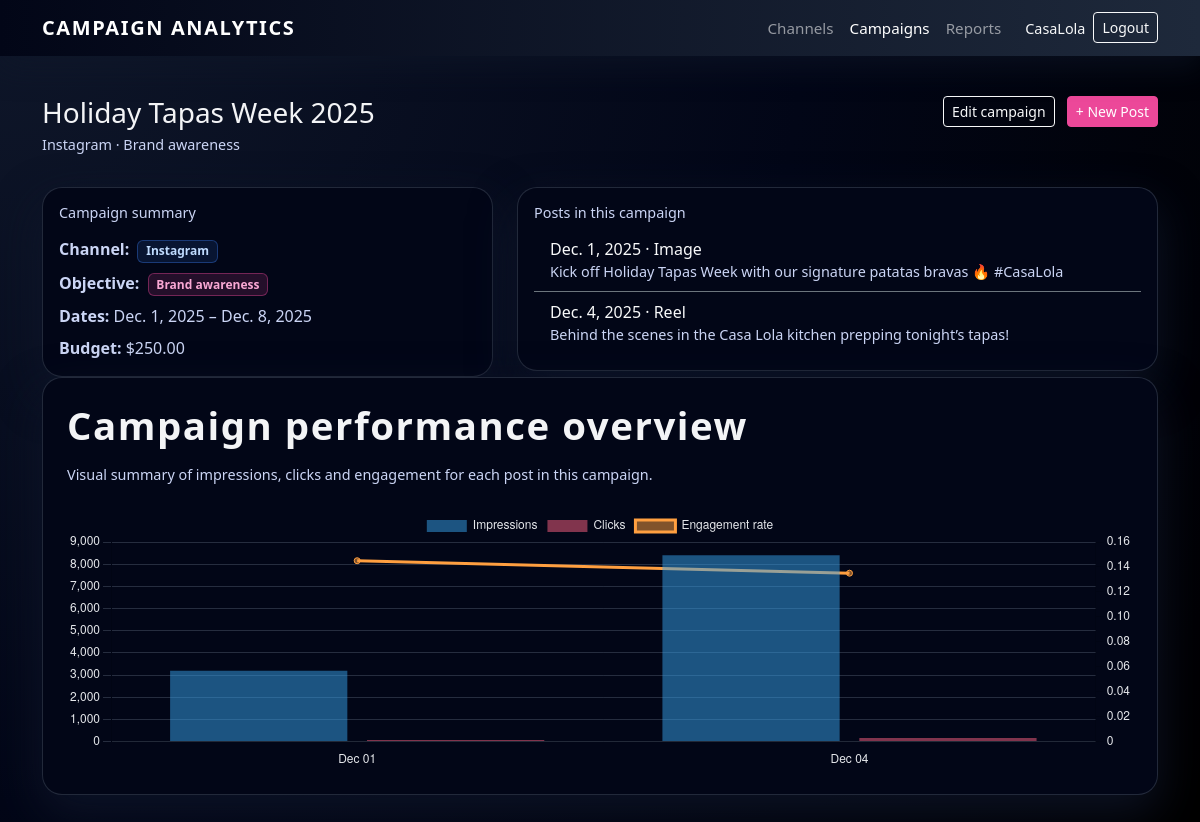
The app's page /project/campaigns/1/ (signed in), older data.
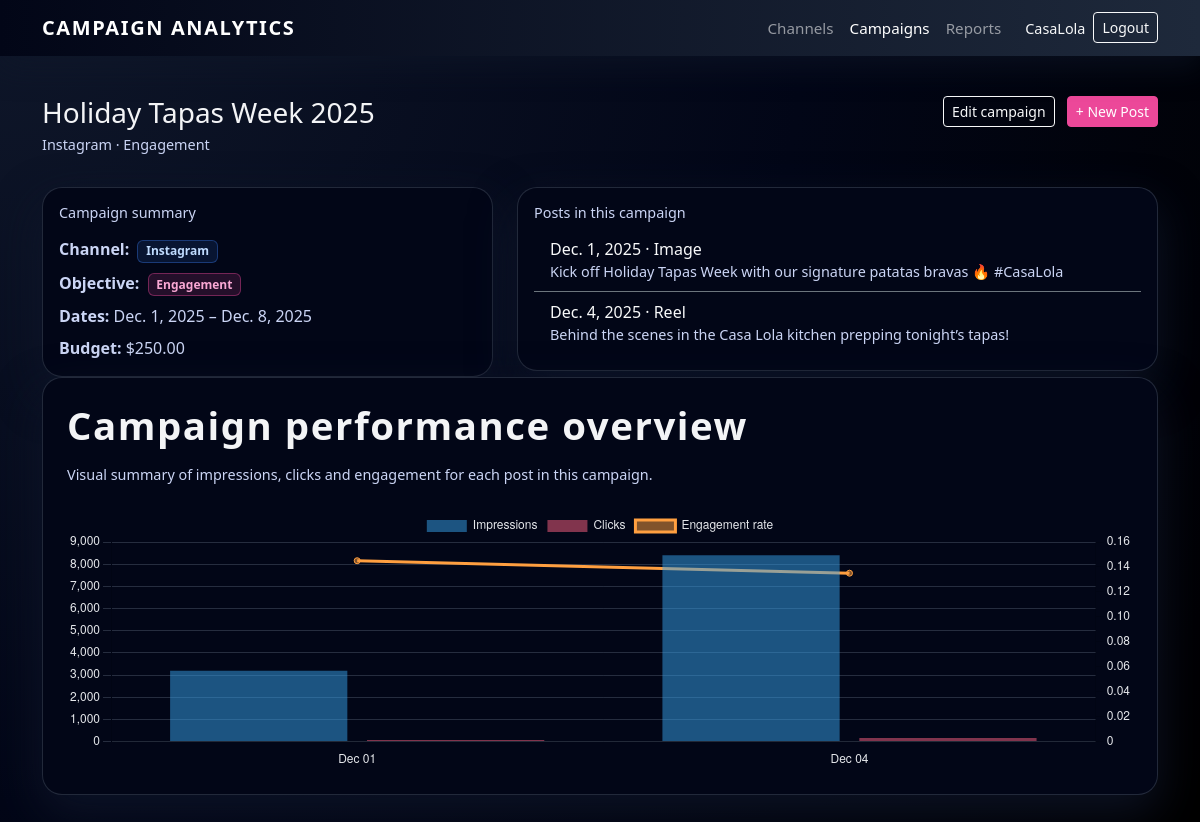
The same page, newer data.
### project/models.py (models this page shows, shortened)
class Campaign(models.Model):
    OBJECTIVE_CHOICES = [
        ('AWARENESS', 'Brand awareness'),
        ('TRAFFIC', 'Website traffic'),
        ('ENGAGEMENT', 'Engagement'),
        ('LEADS', 'Lead generation'),
    ]
    name = models.CharField(max_length=150)
    objective = models.ForeignKey(
        "Objective",
        on_delete=models.PROTECT,
        related_name="campaigns",
    )
    channel = models.ForeignKey(
        Channel,
        on_delete=models.CASCADE,
        related_name='campaigns',
    )
    start_date = models.DateField()
    end_date = models.DateField(blank=True, null=True)
    budget = models.DecimalField(max_digits=10, decimal_places=2)

class Objective(models.Model):
    name = models.CharField(max_length=100, unique=True)
    slug = models.SlugField(max_length=120, unique=True)
    description = models.TextField(blank=True)
    class Meta:
        ordering = ["name"]

class Channel(models.Model):
    owner = models.ForeignKey(
        User,
        on_delete=models.CASCADE,
        related_name='channels',
        null=True,
        blank=True,
    )
    name = models.CharField(max_length=100)
    platform_handle = models.CharField(max_length=100, blank=True)
    description = models.TextField(blank=True)

### project/views.py (the view)
# urls.py: path('campaigns/<int:pk>/', views.CampaignDetailView.as_view(), name='campaign_detail'),
class CampaignDetailView(LoginRequiredMixin, DetailView):
    model = Campaign
    template_name = 'project/campaign_detail.html'
    def get_queryset(self):
        return (
            Campaign.objects
            .filter(channel__owner=self.request.user)
            .select_related('channel')
        )
    def get_context_data(self, **kwargs):
        context = super().get_context_data(**kwargs)
        campaign = self.object
        posts = (
            campaign.posts
            .order_by('post_date')
            .select_related('metrics')
        )
        labels = []
        impressions = []
        clicks = []
        engagement = []
        for post in posts:
            if post.post_date:
                label = post.post_date.strftime('%b %d')
            else:
                label = f"Post {post.id}"
            labels.append(label)
            if hasattr(post, 'metrics') and post.metrics:
                m = post.metrics
                impressions.append(m.impressions)
                clicks.append(m.clicks)
                if m.impressions > 0:
                    er = (m.likes + m.comments + m.shares) / m.impressions
                else:
                    er = 0
                engagement.append(round(er, 3))
            else:
                impressions.append(0)
                clicks.append(0)
                engagement.append(0)
        context['chart_labels'] = mark_safe(json.dumps(labels))
        context['chart_impressions'] = mark_safe(json.dumps(impressions))
        context['chart_clicks'] = mark_safe(json.dumps(clicks))
        context['chart_engagement'] = mark_safe(json.dumps(engagement))
        return context

### project/templates/project/campaign_detail.html (shortened to what the changed rows need)
{% extends 'project/base.html' %}
{% block content %}
<div class="row mb-4">
  <div class="col-md-8">
    <h1 class="h3 mb-1">{{ campaign.name }}</h1>
    <p class="text-muted-soft mb-2">
      {{ campaign.channel.name }} · {{ campaign.objective.name }}
    </p>
  </div>
</div>
<div class="row g-4">
  <div class="col-md-5">
    <div class="card card-cl">
      <div class="card-body">
        <h2 class="h6 text-muted-soft mb-3">Campaign summary</h2>
        <p class="mb-2">
          <strong>Channel:</strong>
          <span class="badge badge-channel ms-1">
            {{ campaign.channel.name }}
          </span>
        </p>
        <p class="mb-2">
          <strong>Objective:</strong>
          <span class="badge badge-objective ms-1">
            {{ campaign.objective.name }}
          </span>
        </p>
        <p class="mb-2">
          <strong>Dates:</strong>
          {{ campaign.start_date }} – {{ campaign.end_date }}
        </p>
        <p class="mb-0">
          <strong>Budget:</strong>
          ${{ campaign.budget }}
        </p>
      </div>
    </div>
  </div>
  <div class="col-md-7">
    <div class="card card-cl">
      <div class="card-body">
        <div class="d-flex justify-content-between align-items-center mb-2">
          <h2 class="h6 text-muted-soft mb-0">Posts in this campaign</h2>
        </div>
      </div>
    </div>
  </div>
</div>
<div class="row mb-4">
  <div class="col-12">
    <div class="card card-cl p-4">
      <h2 class="h5 mb-3 page-title">Campaign performance overview</h2>
    </div>
  </div>
</div>
{% endblock %}
{% block extra_js %}
<script>
  (function () {
    const labels = {{ chart_labels|default:"[]" }};
    const impressions = {{ chart_impressions|default:"[]" }};
    const clicks = {{ chart_clicks|default:"[]" }};
    const engagement = {{ chart_engagement|default:"[]" }};
    const ctx = document.getElementById('campaignPerformanceChart');
    if (!ctx || labels.length === 0) {
      return;
    }
    new Chart(ctx, {
      type: 'bar',
      data: {
        labels: labels,
        datasets: [
          {
            type: 'bar',
            label: 'Impressions',
            data: impressions,
            // sin colores específicos -> Chart.js usa los por defecto
          },
          {
            type: 'bar',
            label: 'Clicks',
            data: clicks,
          },
          {
            type: 'line',
            label: 'Engagement rate',
            data: engagement,
            yAxisID: 'y1',
            tension: 0.3,
          }
        ]
      },
      options: {
        responsive: true,
        maintainAspectRatio: false,
        plugins: {
          legend: {
            labels: {
              color: '#e5e7eb'
            }
          }
        },
        scales: {
          x: {
            ticks: { color: '#e5e7eb' },
            grid: { display: false }
          },
          y: {
            position: 'left',
            ticks: { color: '#e5e7eb' },
            grid: { color: 'rgba(148, 163, 184, 0.25)' }
          },
          y1: {
            position: 'right',
            ticks: { color: '#e5e7eb' },
            grid: { drawOnChartArea: false }
          }
        }
      }
    });
  })();
</script>
{% endblock %}

Row changes from the older to the newer data that the page shows:
changed Campaign "Instagram": objective.name "Brand awareness" → "Engagement"
